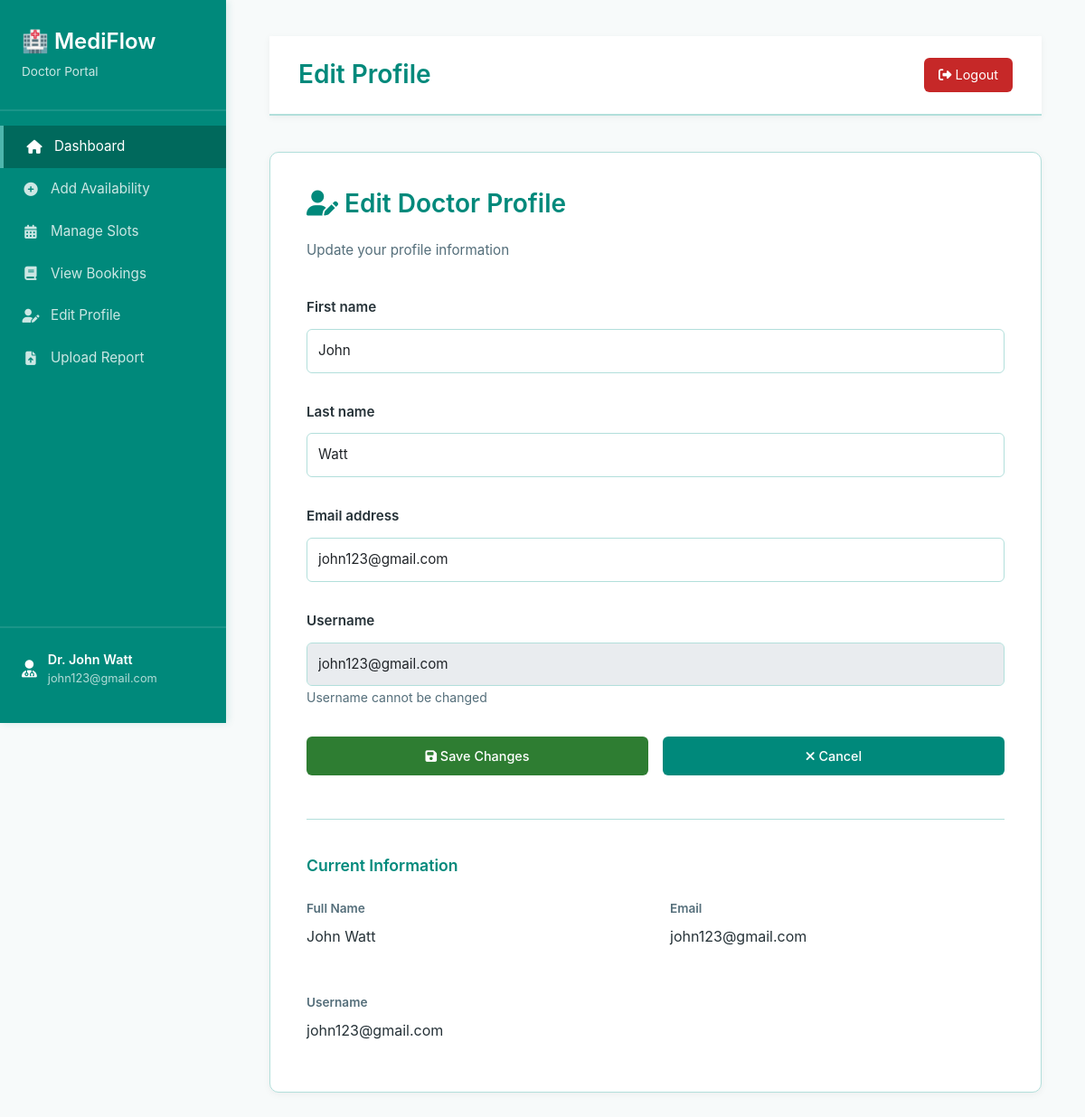
Screenshot of /doctors/edit-profile/ (signed in) with the database file from the repository.
### accounts/models.py (models this page shows, shortened)
class CustomUser(AbstractUser):
    ROLE_CHOICES = (
        ('DOCTOR', 'Doctor'),
        ('PATIENT', 'Patient'),
    )
    role = models.CharField(
        max_length=10,
        choices=ROLE_CHOICES,
        default='PATIENT'
    )
    google_calendar_token = models.JSONField(
        null=True,
        blank=True,
        help_text="OAuth token for Google Calendar"
    )
    is_2fa_enabled = models.BooleanField(
        default=False,
        help_text="Whether two-factor authentication is enabled"
    )
    class Meta:
        db_table = 'accounts_customuser'
        verbose_name = 'User'
        verbose_name_plural = 'Users'
    def is_doctor(self):
        return self.role == 'DOCTOR'

### doctors/views.py (the view)
    def wrapper(request, *args, **kwargs):
        if not request.user.is_authenticated or not request.user.is_doctor():
            messages.error(request, "You don't have permission to access this page.")
            return redirect('home')
        return view_func(request, *args, **kwargs)

### doctors/forms.py
class EditDoctorProfileForm(forms.ModelForm):
    class Meta:
        model = CustomUser
        fields = ('first_name', 'last_name', 'email', 'username')
        widgets = {
            'first_name': forms.TextInput(attrs={
                'class': 'form-control',
                'placeholder': 'First Name'
            }),
            'last_name': forms.TextInput(attrs={
                'class': 'form-control',
                'placeholder': 'Last Name'
            }),
            'email': forms.EmailInput(attrs={
                'class': 'form-control',
                'placeholder': 'Email'
            }),
            'username': forms.TextInput(attrs={
                'class': 'form-control',
                'placeholder': 'Username',
                'readonly': 'readonly'
            }),
        }
    def __init__(self, *args, **kwargs):
        super().__init__(*args, **kwargs)
        self.fields['username'].disabled = True

### doctors/views.py (called while the page is built)
def doctor_only(view_func):
    def wrapper(request, *args, **kwargs):
        if not request.user.is_authenticated or not request.user.is_doctor():
            messages.error(request, "You don't have permission to access this page.")
            return redirect('home')
        return view_func(request, *args, **kwargs)
    return wrapper

### templates/doctors/edit_profile.html (shortened to what this page needs)
{% extends 'doctors/base_doctor.html' %}
{% block navbar_title %}Edit Profile{% endblock %}
{% block content %}
<div class="doctor-card">
    <h2><i class="fas fa-user-edit"></i> Edit Doctor Profile</h2>
    <p style="color: #546E7A; margin-bottom: 2.5rem; font-size: 0.95rem;">Update your profile information</p>
    <form method="post">
        <div class="form-group">
            <label for="{{ form.first_name.id_for_label }}">{{ form.first_name.label }}</label>
            {{ form.first_name }}
        </div>
        <div class="form-group">
            <label for="{{ form.last_name.id_for_label }}">{{ form.last_name.label }}</label>
            {{ form.last_name }}
        </div>
        <div class="form-group">
            <label for="{{ form.email.id_for_label }}">{{ form.email.label }}</label>
            {{ form.email }}
        </div>
        <div class="form-group">
            <label for="{{ form.username.id_for_label }}">{{ form.username.label }}</label>
            {{ form.username }}
            <small style="color: #546E7A;">Username cannot be changed</small>
        </div>
        <div style="display: flex; gap: 1rem;">
            <button type="submit" class="btn-doctor btn-success-doctor" style="flex: 1;">
                <i class="fas fa-save"></i> Save Changes
            </button>
            <a href="{% url 'doctor_dashboard' %}" class="btn-doctor btn-primary-doctor" style="flex: 1; text-align: center;">
                <i class="fas fa-times"></i> Cancel
            </a>
        </div>
    </form>
    <div style="margin-top: 3rem; padding-top: 2.5rem; border-top: 1px solid #B2DFDB;">
        <h3 style="margin-bottom: 1.5rem; font-size: 1.1rem;">Current Information</h3>
        <div style="display: grid; grid-template-columns: repeat(auto-fit, minmax(250px, 1fr)); gap: 2rem;">
            <div>
                <label style="font-weight: 600; color: #546E7A; font-size: 0.85rem;">Full Name</label>
                <p style="margin-top: 0.5rem; font-size: 1rem;">{{ doctor.get_full_name }}</p>
            </div>
            <div>
                <label style="font-weight: 600; color: #546E7A; font-size: 0.85rem;">Email</label>
                <p style="margin-top: 0.5rem; font-size: 1rem;">{{ doctor.email }}</p>
            </div>
            <div>
                <label style="font-weight: 600; color: #546E7A; font-size: 0.85rem;">Username</label>
                <p style="margin-top: 0.5rem; font-size: 1rem;">{{ doctor.username }}</p>
            </div>
        </div>
    </div>
</div>
{% endblock %}

### templates/doctors/base_doctor.html (shortened to what this page needs)
<!DOCTYPE html>
<html lang="en">
<head>
    <link href="https://cdn.jsdelivr.net/npm/bootstrap@5.3.0/dist/css/bootstrap.min.css" rel="stylesheet">
    <link rel="stylesheet" href="https://cdnjs.cloudflare.com/ajax/libs/font-awesome/6.4.0/css/all.min.css">
</head>
<body>
    <div class="sidebar">
        <div class="sidebar-header">
            <h2>🏥 MediFlow</h2>
            <p>Doctor Portal</p>
        </div>
        <ul class="sidebar-menu">
            <li><a href="#" data-page="dashboard" class="sidebar-link active" data-url="{% url 'doctor_dashboard' %}">
                <i class="fas fa-home"></i> Dashboard
            </a></li>
            <li><a href="#" data-page="add-availability" class="sidebar-link" data-url="{% url 'create_availability' %}">
                <i class="fas fa-plus-circle"></i> Add Availability
            </a></li>
            <li><a href="#" data-page="manage-slots" class="sidebar-link" data-url="{% url 'manage_availability' %}">
                <i class="fas fa-calendar-alt"></i> Manage Slots
            </a></li>
            <li><a href="#" data-page="bookings" class="sidebar-link" data-url="{% url 'doctor_view_bookings' %}">
                <i class="fas fa-book"></i> View Bookings
            </a></li>
            <li><a href="#" data-page="edit-profile" class="sidebar-link" data-url="{% url 'edit_doctor_profile' %}">
                <i class="fas fa-user-edit"></i> Edit Profile
            </a></li>
            <li><a href="#" data-page="upload-report" class="sidebar-link" data-url="{% url 'upload_patient_report' %}">
                <i class="fas fa-file-upload"></i> Upload Report
            </a></li>
        </ul>
        <div class="sidebar-footer">
            <div class="user-info">
                <i class="fas fa-user-md" style="font-size: 1.2rem;"></i>
                <div>
                    <div style="font-weight: 600;">Dr. {{ user.get_full_name }}</div>
                    <div style="font-size: 0.8rem; opacity: 0.7;">{{ user.email }}</div>
                </div>
            </div>
        </div>
    </div>
    <div class="main-content">
        <div class="navbar-doctor">
            <h1>{% block navbar_title %}Doctor Dashboard{% endblock %}</h1>
            <div class="navbar-actions">
                <form action="{% url 'logout' %}" method="POST" style="margin: 0;" onsubmit="return confirm('Are you sure you want to logout?');">
                    <button type="submit" class="logout-btn">
                        <i class="fas fa-sign-out-alt"></i> Logout
                    </button>
                </form>
            </div>
        </div>
        <div id="content-container" class="content-container">
            {% block content %}{% endblock %}
        </div>
    </div>

### templates/doctors/base_doctor.html (style rules this page uses)
:root { --primary-teal: #00897B; --secondary-teal: #00695C; --accent-teal: #4DB6AC; --background: #F7FAFA; --card-bg: #FFFFFF; --text-color: #263238; --text-light: #546E7A; --success: #2E7D32; --danger: #C62828; --warning: #F57C00; --border-color: #B2DFDB; }
* { margin: 0; padding: 0; box-sizing: border-box; }
body { font-family: -apple-system, BlinkMacSystemFont, 'Segoe UI', Roboto, sans-serif; background-color: var(--background); color: var(--text-color); }
.sidebar { background: var(--primary-teal); color: white; height: 100vh; position: fixed; left: 0; top: 0; width: 250px; overflow-y: auto; box-shadow: 2px 0 8px rgba(0, 137, 123, 0.15); }
.sidebar-header { padding: 2rem 1.5rem; border-bottom: 2px solid rgba(255, 255, 255, 0.1); }
.sidebar-header h2 { font-size: 1.5rem; margin: 0; font-weight: 600; }
.sidebar-header p { font-size: 0.85rem; opacity: 0.8; margin: 0.5rem 0 0 0; }
.sidebar-menu { list-style: none; padding: 1rem 0; }
.sidebar-menu li { margin: 0; }
.sidebar-menu a { display: flex; align-items: center; gap: 0.75rem; padding: 0.75rem 1.5rem; color: rgba(255, 255, 255, 0.8); text-decoration: none; transition: all 0.2s; font-size: 0.95rem; }
.sidebar-menu a.active { background: var(--secondary-teal); color: white; border-left: 4px solid var(--accent-teal); }
.sidebar-menu i { width: 20px; text-align: center; }
.sidebar-footer { position: absolute; bottom: 0; width: 100%; padding: 1.5rem; border-top: 2px solid rgba(255, 255, 255, 0.1); }
.user-info { display: flex; align-items: center; gap: 0.75rem; margin-bottom: 1rem; font-size: 0.9rem; }
.main-content { margin-left: 250px; padding: 2.5rem 3rem; }
.navbar-doctor { background: white; border-bottom: 2px solid var(--border-color); box-shadow: 0 2px 8px rgba(0, 0, 0, 0.05); padding: 1.5rem 2rem; display: flex; justify-content: space-between; align-items: center; position: sticky; top: 0; z-index: 100; margin-bottom: 2.5rem; }
.navbar-doctor h1 { font-size: 1.75rem; color: var(--primary-teal); margin: 0; font-weight: 600; }
.navbar-actions { display: flex; align-items: center; gap: 1.5rem; }
.logout-btn { background: var(--danger); color: white; border: none; padding: 0.5rem 1rem; border-radius: 6px; cursor: pointer; font-size: 0.9rem; transition: background 0.2s; }
.doctor-card { background: var(--card-bg); border-radius: 10px; box-shadow: 0 2px 8px rgba(0, 0, 0, 0.05); padding: 2.5rem; margin-bottom: 3rem; border: 1px solid var(--border-color); }
.doctor-card h2 { color: var(--primary-teal); margin-bottom: 1.5rem; font-size: 1.75rem; font-weight: 600; }
.doctor-card h3 { color: var(--primary-teal); margin-bottom: 1.5rem; font-size: 1.3rem; font-weight: 600; }
.btn-doctor { padding: 0.65rem 1.5rem; border-radius: 6px; border: none; cursor: pointer; font-size: 0.9rem; font-weight: 500; transition: all 0.2s; text-decoration: none; display: inline-block; }
.btn-primary-doctor { background: var(--primary-teal); color: white; }
.btn-success-doctor { background: var(--success); color: white; }
.content-container { transition: all 0.3s ease; min-height: 500px; }
.form-group { margin-bottom: 2rem; }
.form-group label { display: block; margin-bottom: 0.75rem; font-weight: 600; color: #263238; font-size: 0.95rem; }
.form-group input, .form-group textarea, .form-group select { width: 100%; padding: 0.75rem; border: 1px solid #B2DFDB; border-radius: 6px; font-size: 0.95rem; font-family: inherit; }

### rows the page displays
CustomUser: get_full_name "John Watt", email "john123@gmail.com", first_name "John", last_name "Watt", username "john123@gmail.com"
